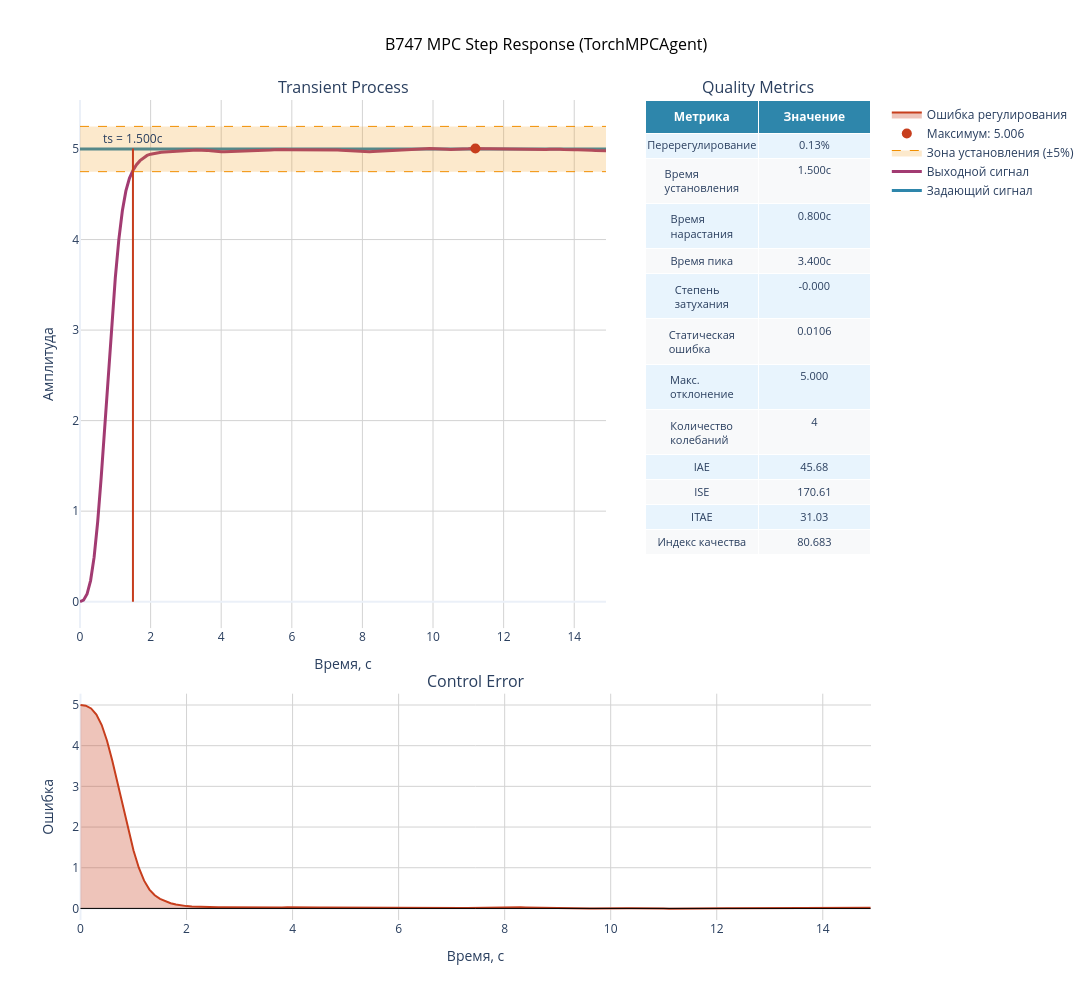

Notebook cell for this chart:
### Code cell
# 📈 Результаты: графики + step metrics + ControlBenchmark

hist_theta_deg = np.asarray(hist_theta_deg, dtype=np.float32)
hist_ref_deg = np.asarray(hist_ref_deg, dtype=np.float32)
hist_u_deg = np.asarray(hist_u_deg, dtype=np.float32)

t_plot = np.arange(hist_theta_deg.size, dtype=np.float32) * float(DT)

fig, axes = plt.subplots(2, 1, figsize=(12, 6), sharex=True)
axes[0].plot(t_plot, hist_ref_deg, label="theta_ref (deg)")
axes[0].plot(t_plot, hist_theta_deg, label="theta (deg)")
axes[0].set_ylabel("Pitch (deg)")
axes[0].grid(True)
axes[0].legend()

axes[1].plot(t_plot, hist_u_deg, label="elevator (deg)")
axes[1].set_xlabel("Time (s)")
axes[1].set_ylabel("u (deg)")
axes[1].grid(True)
axes[1].legend()

plt.tight_layout()
plt.show()

# --- ControlBenchmark ---
bench = ControlBenchmark()
signal_val = float(hist_ref_deg[0]) if hist_ref_deg.size else 0.0

metrics_bench = bench.becnchmarking_one_step(
    control_signal=hist_ref_deg,
    system_signal=hist_theta_deg,
    signal_val=signal_val,
    dt=float(DT),
)

print("\n" + "=" * 60)
print("📊 ControlBenchmark metrics")
print("=" * 60)
for k in sorted(metrics_bench.keys()):
    print(f"{k:>22s}: {metrics_bench[k]}")

print(
    "\n"
    + bench.generate_report(
        control_signal=hist_ref_deg,
        system_signal=hist_theta_deg,
        signal_val=signal_val,
        dt=float(DT),
        system_name="B747 TorchMPCAgent (learned dynamics)",
    )
)

SHOW_BENCHMARK_PLOT = True
if SHOW_BENCHMARK_PLOT and hist_ref_deg.size:
    ctrl_step, _ = find_step_function(hist_ref_deg, hist_theta_deg, signal_val=signal_val)
    tps_step = np.arange(ctrl_step.size, dtype=np.float32) * float(DT)
    bench.plot(
        control_signal=hist_ref_deg,
        system_signal=hist_theta_deg,
        signal_val=signal_val,
        dt=float(DT),
        tps=tps_step,
        title="B747 MPC Step Response (TorchMPCAgent)",
    )

### Figure 1 — Plotly figure (JSON) as saved in the notebook; plotly's stock layout.template omitted (floating-point values rounded to 4 significant figures; data arrays with more than 128 entries replaced by an {"elided": "..."} marker saying what was removed)
{"data": [{"hovertemplate": "Время: %{x:.3f}с<br>Амплитуда: %{y:.3f}<extra></extra>", "line": {"color": "#2E86AB", "width": 3}, "mode": "lines", "name": "Задающий сигнал", "type": "scatter", "x": {"elided": "150 float values"}, "xaxis": "x", "y": {"elided": "150 float values"}, "yaxis": "y"}, {"hovertemplate": "Время: %{x:.3f}с<br>Амплитуда: %{y:.3f}<extra></extra>", "line": {"color": "#A23B72", "width": 3}, "mode": "lines", "name": "Выходной сигнал", "type": "scatter", "x": {"elided": "150 float values"}, "xaxis": "x", "y": {"elided": "150 float values"}, "yaxis": "y"}, {"hovertemplate": "Время: %{x:.3f}с<br>Верхняя граница: %{y:.3f}<extra></extra>", "line": {"color": "#F18F01", "dash": "dash", "width": 1}, "mode": "lines", "name": "Верхняя граница (±5%)", "showlegend": false, "type": "scatter", "x": {"elided": "150 float values"}, "xaxis": "x", "y": {"elided": "150 float values"}, "yaxis": "y"}, {"fill": "tonexty", "fillcolor": "rgba(241, 143, 1, 0.2)", "hovertemplate": "Время: %{x:.3f}с<br>Нижняя граница: %{y:.3f}<extra></extra>", "line": {"color": "#F18F01", "dash": "dash", "width": 1}, "mode": "lines", "name": "Зона установления (±5%)", "type": "scatter", "x": {"elided": "150 float values"}, "xaxis": "x", "y": {"elided": "150 float values"}, "yaxis": "y"}, {"hovertemplate": "Максимум<br>Время: 11.200с<br>Значение: 5.006<br>Перерегулирование: 0.1%<extra></extra>", "marker": {"color": "#C73E1D", "size": 10, "symbol": "circle"}, "mode": "markers", "name": "Максимум: 5.006", "type": "scatter", "x": [11.2], "xaxis": "x", "y": [5.006], "yaxis": "y"}, {"cells": {"align": "center", "fill": {"color": [["#E8F4FD", "#F8F9FA", "#E8F4FD", "#F8F9FA", "#E8F4FD", "#F8F9FA", "#E8F4FD", "#F8F9FA", "#E8F4FD", "#F8F9FA", "#E8F4FD", "#F8F9FA", "#E8F4FD", "#F8F9FA", "#E8F4FD", "#F8F9FA", "#E8F4FD", "#F8F9FA", "#E8F4FD", "#F8F9FA", "#E8F4FD", "#F8F9FA", "#E8F4FD", "#F8F9FA"]]}, "font": {"size": 11}, "height": 25, "values": [["Перерегулирование", "Время установления", "Время нарастания", "Время пика", "Степень затухания", "Статическая ошибка", "Макс. отклонение", "Количество колебаний", "IAE", "ISE", "ITAE", "Индекс качества"], ["0.13%", "1.500с", "0.800с", "3.400с", "-0.000", "0.0106", "5.000", "4", "45.68", "170.61", "31.03", "80.683"]]}, "domain": {"x": [0.715, 1], "y": [0.356, 1]}, "header": {"align": "center", "fill": {"color": "#2E86AB"}, "font": {"color": "white", "size": 12}, "values": ["<b>Метрика</b>", "<b>Значение</b>"]}, "type": "table"}, {"fill": "tozeroy", "fillcolor": "rgba(199, 62, 29, 0.3)", "hovertemplate": "Время: %{x:.3f}с<br>Ошибка: %{y:.3f}<extra></extra>", "line": {"color": "#C73E1D", "width": 2}, "mode": "lines", "name": "Ошибка регулирования", "type": "scatter", "x": {"elided": "150 float values"}, "xaxis": "x2", "y": {"elided": "150 float values"}, "yaxis": "y2"}], "layout": {"annotations": [{"font": {"size": 16}, "showarrow": false, "text": "Transient Process", "x": 0.3325, "xanchor": "center", "xref": "paper", "y": 1, "yanchor": "bottom", "yref": "paper"}, {"font": {"size": 16}, "showarrow": false, "text": "Quality Metrics", "x": 0.8575, "xanchor": "center", "xref": "paper", "y": 1, "yanchor": "bottom", "yref": "paper"}, {"font": {"size": 16}, "showarrow": false, "text": "Control Error", "x": 0.5, "xanchor": "center", "xref": "paper", "y": 0.276, "yanchor": "bottom", "yref": "paper"}, {"showarrow": false, "text": "ts = 1.500с", "x": 1.5, "xref": "x", "y": 5.006, "yref": "y", "yshift": 10}], "height": 1000, "legend": {"orientation": "v", "x": 1.02, "xanchor": "left", "y": 1, "yanchor": "top"}, "shapes": [{"line": {"color": "#C73E1D", "width": 2}, "type": "line", "x0": 1.5, "x1": 1.5, "xref": "x", "y0": 0, "y1": 5.006, "yref": "y"}, {"line": {"color": "black", "dash": "solid", "width": 1}, "type": "line", "x0": 0, "x1": 14.9, "xref": "x2", "y0": 0, "y1": 0, "yref": "y2"}], "showlegend": true, "title": {"font": {"color": "black", "size": 16}, "text": "B747 MPC Step Response (TorchMPCAgent)", "x": 0.5}, "width": 1600, "xaxis": {"anchor": "y", "domain": [0, 0.665], "gridcolor": "lightgray", "gridwidth": 1, "showgrid": true, "title": {"text": "Время, с"}}, "xaxis2": {"anchor": "y2", "domain": [0, 1], "gridcolor": "lightgray", "gridwidth": 1, "showgrid": true, "title": {"text": "Время, с"}}, "yaxis": {"anchor": "x", "domain": [0.356, 1], "gridcolor": "lightgray", "gridwidth": 1, "showgrid": true, "title": {"text": "Амплитуда"}}, "yaxis2": {"anchor": "x2", "domain": [0, 0.276], "gridcolor": "lightgray", "gridwidth": 1, "showgrid": true, "title": {"text": "Ошибка"}}}}
